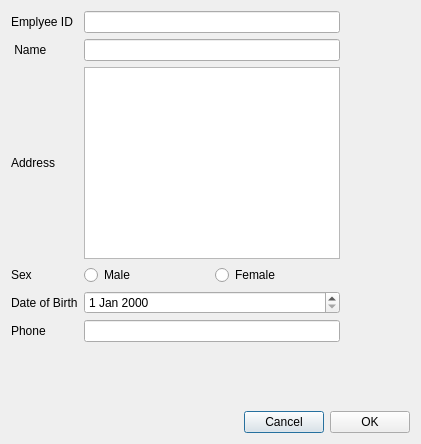
<?xml version="1.0" encoding="UTF-8"?>
<ui version="4.0">
 <class>EmpDialog</class>
 <widget class="QDialog" name="EmpDialog">
  <property name="geometry">
   <rect>
    <x>0</x>
    <y>0</y>
    <width>421</width>
    <height>444</height>
   </rect>
  </property>
  <property name="minimumSize">
   <size>
    <width>421</width>
    <height>444</height>
   </size>
  </property>
  <property name="maximumSize">
   <size>
    <width>421</width>
    <height>444</height>
   </size>
  </property>
  <property name="windowTitle">
   <string>Dialog</string>
  </property>
  <layout class="QVBoxLayout" name="EmpDialogVLayout">
   <item>
    <layout class="QHBoxLayout" name="EmpDialogHLayout_2">
     <item>
      <layout class="QGridLayout" name="EmpDialogGLayout">
       <item row="0" column="0">
        <widget class="QLabel" name="EmpIDLabel">
         <property name="text">
          <string>Emplyee ID</string>
         </property>
        </widget>
       </item>
       <item row="0" column="1" colspan="2">
        <widget class="QLineEdit" name="EmpIDLineEdit"/>
       </item>
       <item row="1" column="0">
        <widget class="QLabel" name="EmpNameLabel">
         <property name="text">
          <string> Name</string>
         </property>
        </widget>
       </item>
       <item row="1" column="1" colspan="2">
        <widget class="QLineEdit" name="EmpNameLineEdit"/>
       </item>
       <item row="2" column="0">
        <widget class="QLabel" name="EmpAddressLabel">
         <property name="text">
          <string>Address</string>
         </property>
        </widget>
       </item>
       <item row="2" column="1" colspan="2">
        <widget class="QTextEdit" name="EmpTextEdit"/>
       </item>
       <item row="3" column="0">
        <widget class="QLabel" name="EmpSexLabel">
         <property name="text">
          <string>Sex</string>
         </property>
        </widget>
       </item>
       <item row="3" column="1">
        <widget class="QRadioButton" name="MaleRadioButton">
         <property name="text">
          <string>Male</string>
         </property>
        </widget>
       </item>
       <item row="3" column="2">
        <widget class="QRadioButton" name="FemaleRadioButton">
         <property name="text">
          <string>Female</string>
         </property>
        </widget>
       </item>
       <item row="4" column="0">
        <widget class="QLabel" name="EmpDOBLabel">
         <property name="text">
          <string>Date of Birth</string>
         </property>
        </widget>
       </item>
       <item row="4" column="1" colspan="2">
        <widget class="QDateEdit" name="EmpDateEdit"/>
       </item>
       <item row="5" column="0">
        <widget class="QLabel" name="EmpPhoneLabel">
         <property name="text">
          <string>Phone</string>
         </property>
        </widget>
       </item>
       <item row="5" column="1" colspan="2">
        <widget class="QLineEdit" name="EmpPhoneLineEdit"/>
       </item>
      </layout>
     </item>
     <item>
      <spacer name="EmpDialogHSpacer_2">
       <property name="orientation">
        <enum>Qt::Horizontal</enum>
       </property>
       <property name="sizeHint" stdset="0">
        <size>
         <width>18</width>
         <height>20</height>
        </size>
       </property>
      </spacer>
     </item>
    </layout>
   </item>
   <item>
    <spacer name="EmpDialogVSpacer">
     <property name="orientation">
      <enum>Qt::Vertical</enum>
     </property>
     <property name="sizeHint" stdset="0">
      <size>
       <width>20</width>
       <height>26</height>
      </size>
     </property>
    </spacer>
   </item>
   <item>
    <layout class="QHBoxLayout" name="EmpDialogHLayout_1">
     <item>
      <spacer name="EmpDialogHSpacer_1">
       <property name="orientation">
        <enum>Qt::Horizontal</enum>
       </property>
       <property name="sizeHint" stdset="0">
        <size>
         <width>78</width>
         <height>20</height>
        </size>
       </property>
      </spacer>
     </item>
     <item>
      <widget class="QPushButton" name="CancelButton">
       <property name="text">
        <string>Cancel</string>
       </property>
      </widget>
     </item>
     <item>
      <widget class="QPushButton" name="OkButton">
       <property name="text">
        <string>OK</string>
       </property>
      </widget>
     </item>
    </layout>
   </item>
  </layout>
 </widget>
 <resources/>
 <connections/>
</ui>
